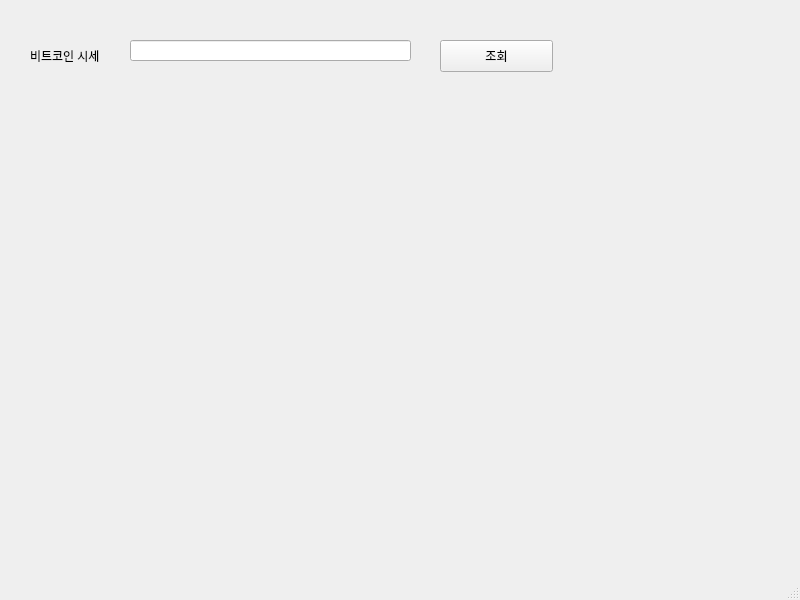
<?xml version="1.0" encoding="UTF-8"?>
<ui version="4.0">
 <class>MainWindow</class>
 <widget class="QMainWindow" name="MainWindow">
  <property name="geometry">
   <rect>
    <x>0</x>
    <y>0</y>
    <width>800</width>
    <height>600</height>
   </rect>
  </property>
  <property name="windowTitle">
   <string>MainWindow</string>
  </property>
  <widget class="QWidget" name="centralwidget">
   <widget class="QPushButton" name="customPushButton">
    <property name="geometry">
     <rect>
      <x>440</x>
      <y>40</y>
      <width>113</width>
      <height>32</height>
     </rect>
    </property>
    <property name="text">
     <string>조회</string>
    </property>
   </widget>
   <widget class="QLabel" name="label">
    <property name="geometry">
     <rect>
      <x>30</x>
      <y>40</y>
      <width>111</width>
      <height>31</height>
     </rect>
    </property>
    <property name="text">
     <string>비트코인 시세</string>
    </property>
   </widget>
   <widget class="QLineEdit" name="lineEdit">
    <property name="geometry">
     <rect>
      <x>130</x>
      <y>40</y>
      <width>281</width>
      <height>21</height>
     </rect>
    </property>
   </widget>
  </widget>
  <widget class="QMenuBar" name="menubar">
   <property name="geometry">
    <rect>
     <x>0</x>
     <y>0</y>
     <width>800</width>
     <height>24</height>
    </rect>
   </property>
  </widget>
  <widget class="QStatusBar" name="statusbar"/>
 </widget>
 <resources/>
 <connections/>
</ui>
